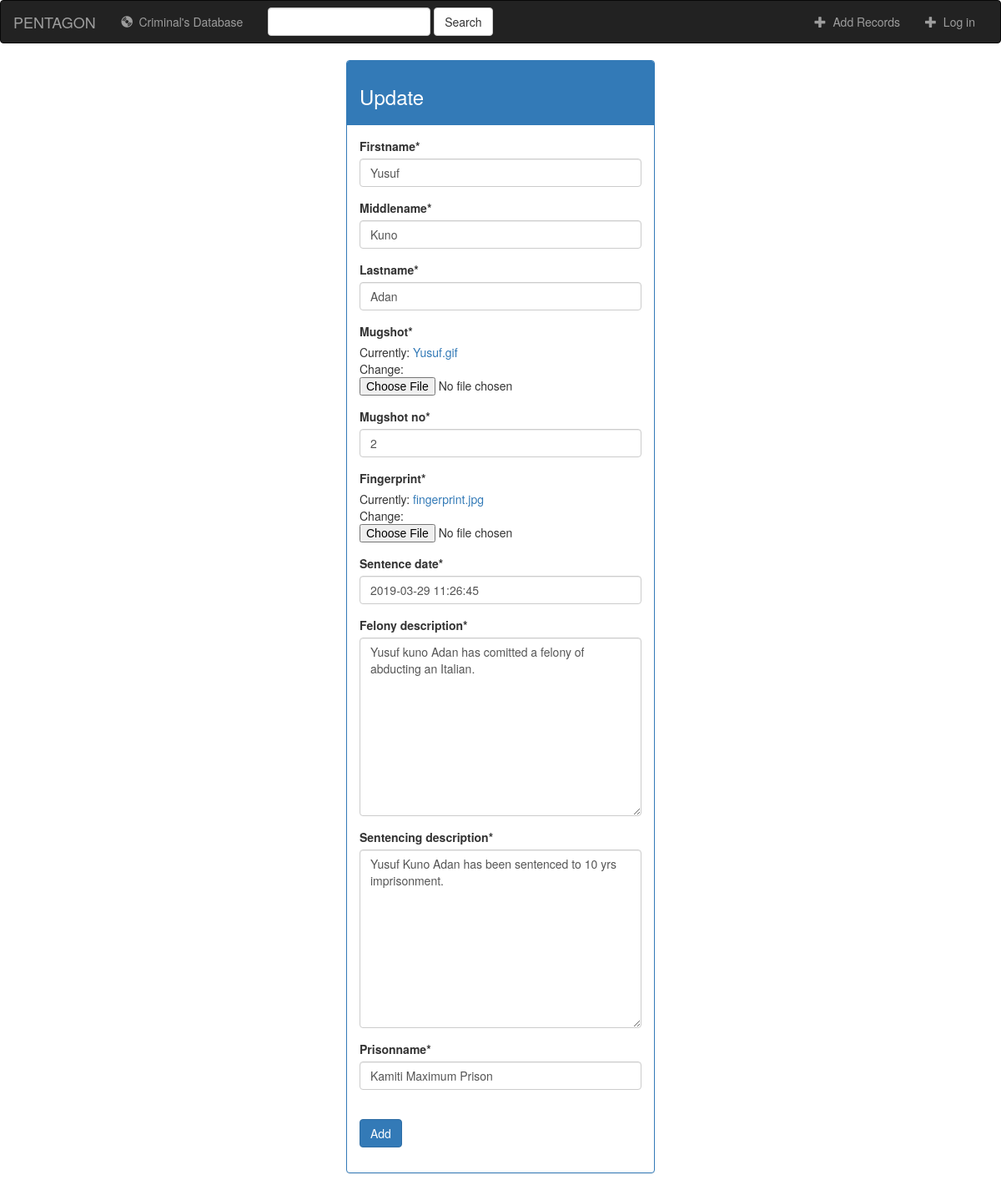
Page /2/update/ on the committed database.
### judiciary/models.py (models this page shows, shortened)
class Criminal(models.Model):
    firstname = models.CharField(max_length=20)
    middlename = models.CharField(max_length=20)
    lastname = models.CharField(max_length=20)
    mugshot = models.FileField()
    mugshot_no = models.IntegerField()
    fingerprint = models.FileField()
    sentence_date = models.DateTimeField(default=timezone.now())
    felony_description = models.TextField()
    sentencing_description = models.TextField()
    prisonname = models.CharField(max_length=50)

### judiciary/views.py (the view, shortened to what this page needs)
# urls.py: path('<int:pk>/update/', CriminalUpdateView.as_view(), name='update'),
class CriminalUpdateView(UpdateView):
    model = Criminal
    fields = ['firstname', 'middlename', 'lastname', 'mugshot', 'mugshot_no', 'fingerprint', 'sentence_date', 'felony_description', 'sentencing_description', 'prisonname']

### judiciary/templates/judiciary/criminal_form.html (shortened to what this page needs)
{% extends 'judiciary/base.html' %}
{% load crispy_forms_tags %}
{% block content %}
<link rel="stylesheet" href="https://maxcdn.bootstrapcdn.com/bootstrap/3.3.6/css/bootstrap.min.css"
      xmlns="http://www.w3.org/1999/html">
<div class="container-fluid">
    <div class="row">
        <div class="col-sm-4"></div>
        <div class="col-sm-4">
            <div class="panel panel-primary">
                <div class="panel-heading">
                    <h3 class="text-default">{% if object %}Update{% else %}Add records{% endif %}</h3>
                </div>
                <div class="panel-body">
                  <form method="post" action="" enctype="multipart/form-data">
                      {{ form|crispy }}
                      <div class="form-group">
                          <br>
                          <button type="submit" class="btn btn-primary">Add</button>
                      </div>
                  </form>
                </div>
            </div>
        </div>
    </div>
</div>
{% endblock %}

### rows in the picture
Criminal: firstname "Yusuf", middlename "Kuno", lastname "Adan", mugshot_no "2", sentence_date "2019-03-29 11:26:45", felony_description "Yusuf kuno Adan has comitted a felony of abducting an Italian.", sentencing_description "Yusuf Kuno Adan has been sentenced to 10 yrs imprisonment.", prisonname "Kamiti Maximum Prison"
